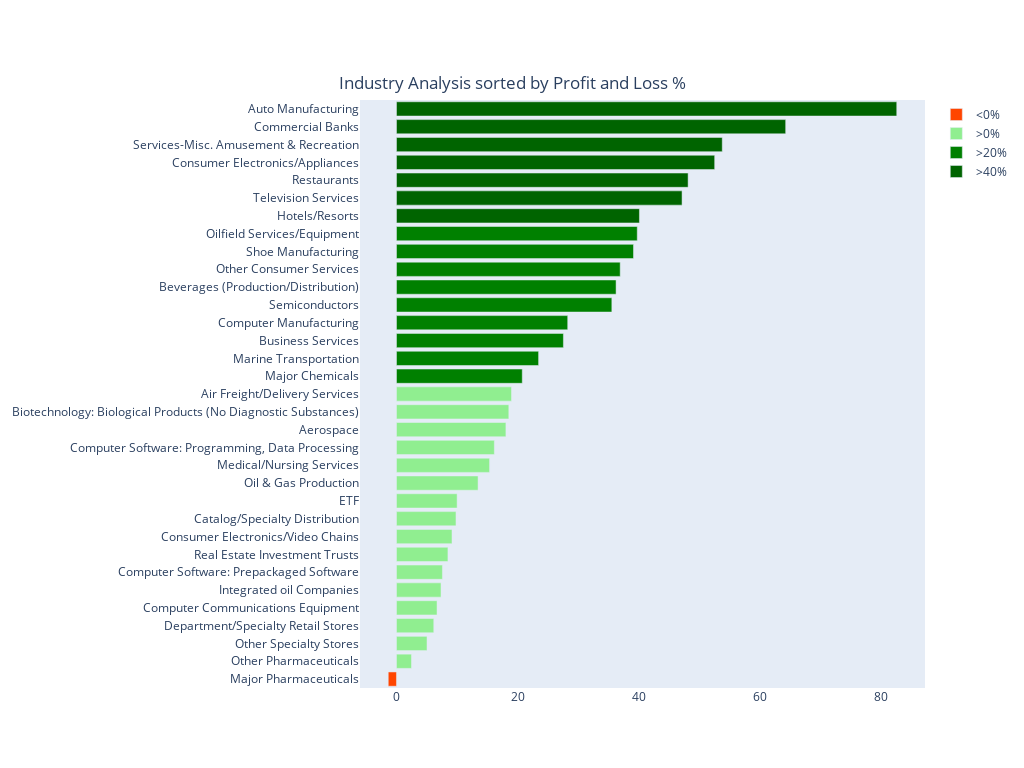

The notebook cell saved with this chart:
### Code cell
#Code to Display Industry Analysis sorted by Profit/Loss %
import plotly.express as px

bins = [-np.inf, -40, -20, 0, 20, 40, np.inf]
labels = ['<40%', '<20%', '<0%', '>0%', '>20%', '>40%']
#bins = pd.IntervalIndex.from_tuples([(-60, -40), (-20, 0), (0, 20)])
colors = {'<40%' : 'darkred', 
          '<20%' : 'red',
          '<0%'   : 'orangered',
          '>0%'  : 'lightgreen', 
          '>20%'  : 'green', 
          '>40%'  : 'darkgreen'
        }


industrySummary['label'] = pd.cut(industrySummary['Profit/Loss Percentage'],bins=bins,labels=labels)

bars = []
for label, label_df in industrySummary.groupby('label'):
    bars.append(go.Bar(x=label_df['Profit/Loss Percentage'],
                       y=label_df['Industry'],
                       name=label,
                       marker={'color': colors[label]},
                      orientation='h'))

fig = go.FigureWidget(data=bars)


fig.update_layout(
    autosize=False,
    width=1024,
    height=768,
    title={
        'text': "Industry Analysis sorted by Profit and Loss %",
        'y':0.9,
        'x':0.5,
        'xanchor': 'center',
        'yanchor': 'top'})


fig.show()

### Figure 1 — Plotly figure (JSON) as saved in the notebook; plotly's stock layout.template omitted (floating-point values rounded to 4 significant figures)
{"data": [{"marker": {"color": "darkred"}, "name": "<40%", "orientation": "h", "type": "bar", "uid": "e2347a8a-bcfa-4d9c-8561-63c139466457", "x": [], "y": []}, {"marker": {"color": "red"}, "name": "<20%", "orientation": "h", "type": "bar", "uid": "025270b8-01ab-4e3c-846c-984bad190881", "x": [], "y": []}, {"marker": {"color": "orangered"}, "name": "<0%", "orientation": "h", "type": "bar", "uid": "960b5078-6d84-4f83-a29e-52a8d720aa11", "x": [-1.36], "y": ["Major Pharmaceuticals"]}, {"marker": {"color": "lightgreen"}, "name": ">0%", "orientation": "h", "type": "bar", "uid": "53c3008f-080d-4752-b2c3-b01f9a905d69", "x": [2.48, 5.04, 6.16, 6.7, 7.36, 7.59, 8.5, 9.17, 9.83, 10.02, 13.48, 15.38, 16.17, 18.08, 18.56, 19], "y": ["Other Pharmaceuticals", "Other Specialty Stores", "Department/Specialty Retail Stores", "Computer Communications Equipment", "Integrated oil Companies", "Computer Software: Prepackaged Software", "Real Estate Investment Trusts", "Consumer Electronics/Video Chains", "Catalog/Specialty Distribution", "ETF", "Oil & Gas Production", "Medical/Nursing Services", "Computer Software: Programming, Data Processing", "Aerospace", "Biotechnology: Biological Products (No Diagnostic Substances)", "Air Freight/Delivery Services"]}, {"marker": {"color": "green"}, "name": ">20%", "orientation": "h", "type": "bar", "uid": "8ccfb363-cd00-48a8-8cec-b30f323c07a3", "x": [20.78, 23.48, 27.58, 28.29, 35.58, 36.28, 36.96, 39.16, 39.78], "y": ["Major Chemicals", "Marine Transportation", "Business Services", "Computer Manufacturing", "Semiconductors", "Beverages (Production/Distribution)", "Other Consumer Services", "Shoe Manufacturing", "Oilfield Services/Equipment"]}, {"marker": {"color": "darkgreen"}, "name": ">40%", "orientation": "h", "type": "bar", "uid": "e2a59c39-c024-4eb8-af5e-4071a579fcfe", "x": [40.14, 47.18, 48.18, 52.57, 53.82, 64.3, 82.65], "y": ["Hotels/Resorts", "Television Services", "Restaurants", "Consumer Electronics/Appliances", "Services-Misc. Amusement & Recreation", "Commercial Banks", "Auto Manufacturing"]}], "layout": {"autosize": false, "height": 768, "title": {"text": "Industry Analysis sorted by Profit and Loss %", "x": 0.5, "xanchor": "center", "y": 0.9, "yanchor": "top"}, "width": 1024}}
